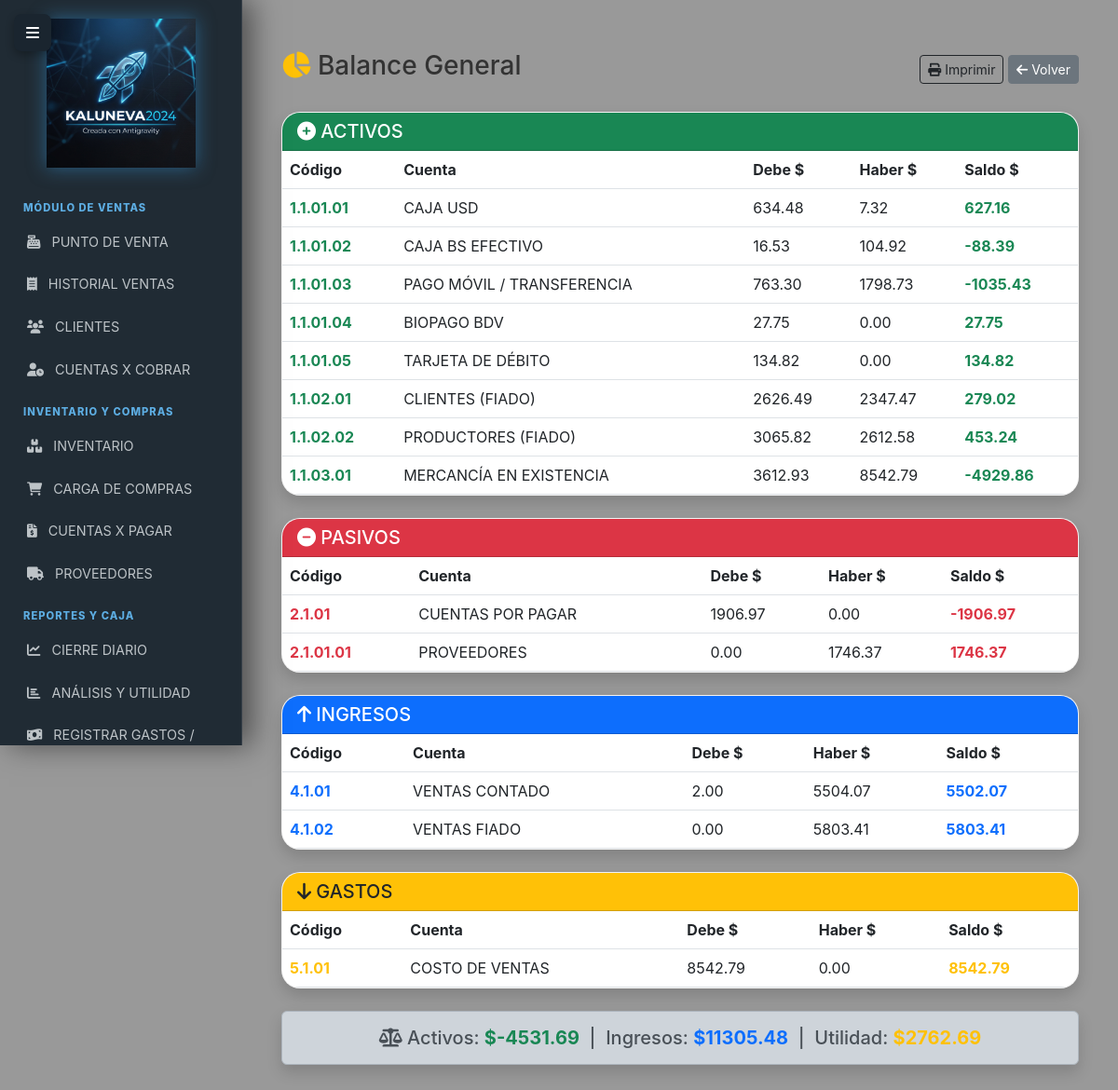
/contabilidad/balance (signed in), run on the app's committed database.
### models.py (models this page shows)
class CuentaContable(db.Model):
    __tablename__ = 'cuentas_contables'
    id = db.Column(db.Integer, primary_key=True)
    codigo = db.Column(db.String(20), unique=True, nullable=False)
    nombre = db.Column(db.String(100), nullable=False)
    tipo = db.Column(db.String(20))
    naturaleza = db.Column(db.String(10))
    es_detalle = db.Column(db.Boolean, default=True)

### routes/contabilidad.py (the view)
@contabilidad_bp.route('/contabilidad/balance')
@login_required
@solo_admin
def balance():
    sembrar_cuentas()
    cuentas = CuentaContable.query.order_by(CuentaContable.codigo).all()
    resumen = []
    for cuenta in cuentas:
        total_debe_usd  = sum((d.debe_usd  for d in cuenta.movimientos), Decimal('0.00'))
        total_haber_usd = sum((d.haber_usd for d in cuenta.movimientos), Decimal('0.00'))
        if cuenta.tipo in ['ACTIVO', 'GASTO']:
            saldo = total_debe_usd - total_haber_usd
        else:  # PASIVO, PATRIMONIO, INGRESO
            saldo = total_haber_usd - total_debe_usd
        if saldo != 0:
            resumen.append({
                'codigo': cuenta.codigo,
                'nombre': cuenta.nombre,
                'tipo':   cuenta.tipo,
                'debe':   total_debe_usd,
                'haber':  total_haber_usd,
                'saldo':  saldo
            })
    return render_template('contabilidad/balance.html', resumen=resumen)

### app.py (called while the page is built)
@login_manager.user_loader
def load_user(user_id):
    user = db.session.get(User, int(user_id))
    if user and not getattr(user, 'activo', True):
        return None
    return user

@app.context_processor
def inject_tasa_actual():
    try:
        hoy = hoy_ve()
        tasa_hoy = TasaBCV.query.filter_by(fecha=hoy).first()
        if tasa_hoy:
            return dict(tasa_actual=tasa_hoy.valor, alerta_tasa=False)
        else:
            ultima = TasaBCV.query.order_by(TasaBCV.fecha.desc()).first()
            valor = ultima.valor if ultima else Decimal('0.00')
            return dict(tasa_actual=valor, alerta_tasa=True)
    except Exception as e:
        log.error(f"Error al inyectar tasa actual: {e}")
        return dict(tasa_actual=Decimal('0.00'), alerta_tasa=True)

### models.py (called while the page is built)
def hoy_ve():
    return datetime.now(pytz.timezone('America/Caracas')).date()

### routes/contabilidad.py (called while the page is built, shortened)
def solo_admin(f):
    @wraps(f)
    def decorated_function(*args, **kwargs):
        if not current_user.is_authenticated:
            flash("⚠️ Debes iniciar sesión primero.", "warning")
            return redirect(url_for('auth.ingresar'))
        if current_user.role not in ['admin', 'supervisor', 'dueno']:
            flash("🚫 No tienes permiso para acceder a contabilidad.", "danger")
            abort(403)
        return f(*args, **kwargs)
    return decorated_function

def sembrar_cuentas(force=False):
    if not force:
        if CuentaContable.query.first():
            return

### templates/contabilidad/balance.html
{% extends 'base.html' %} {% block content %}
<div class="container mt-4">
  <div class="d-flex justify-content-between align-items-center mb-4">
    <h3><i class="fas fa-chart-pie text-warning"></i> Balance General</h3>
    <div>
      <button onclick="window.print()" class="btn btn-outline-dark btn-sm">
        <i class="fas fa-print"></i> Imprimir
      </button>
      <a href="/contabilidad" class="btn btn-secondary btn-sm">
        <i class="fas fa-arrow-left"></i> Volver
      </a>
    </div>
  </div>
  {% if not resumen %}
  <div class="alert alert-info text-center">
    <i class="fas fa-info-circle"></i> No hay movimientos contables registrados
    aún.
  </div>
  {% else %}
  <div class="card shadow mb-4">
    <div class="card-header bg-success text-white">
      <h5 class="mb-0"><i class="fas fa-plus-circle"></i> ACTIVOS</h5>
    </div>
    <div class="card-body p-0">
      <table class="table table-hover mb-0">
        <thead class="thead-light">
          <tr>
            <th>Código</th>
            <th>Cuenta</th>
            <th class="text-right">Debe $</th>
            <th class="text-right">Haber $</th>
            <th class="text-right">Saldo $</th>
          </tr>
        </thead>
        <tbody>
          {% for c in resumen if c.tipo == 'ACTIVO' %}
          <tr>
            <td><strong class="text-success">{{ c.codigo }}</strong></td>
            <td>{{ c.nombre }}</td>
            <td class="text-right">{{ "%.2f"|format(c.debe) }}</td>
            <td class="text-right">{{ "%.2f"|format(c.haber) }}</td>
            <td class="text-right text-success">
              <strong>{{ "%.2f"|format(c.saldo) }}</strong>
            </td>
          </tr>
          {% endfor %}
        </tbody>
      </table>
    </div>
  </div>
  <div class="card shadow mb-4">
    <div class="card-header bg-danger text-white">
      <h5 class="mb-0"><i class="fas fa-minus-circle"></i> PASIVOS</h5>
    </div>
    <div class="card-body p-0">
      <table class="table table-hover mb-0">
        <thead class="thead-light">
          <tr>
            <th>Código</th>
            <th>Cuenta</th>
            <th class="text-right">Debe $</th>
            <th class="text-right">Haber $</th>
            <th class="text-right">Saldo $</th>
          </tr>
        </thead>
        <tbody>
          {% for c in resumen if c.tipo == 'PASIVO' %}
          <tr>
            <td><strong class="text-danger">{{ c.codigo }}</strong></td>
            <td>{{ c.nombre }}</td>
            <td class="text-right">{{ "%.2f"|format(c.debe) }}</td>
            <td class="text-right">{{ "%.2f"|format(c.haber) }}</td>
            <td class="text-right text-danger">
              <strong>{{ "%.2f"|format(c.saldo) }}</strong>
            </td>
          </tr>
          {% endfor %}
        </tbody>
      </table>
    </div>
  </div>
  <div class="card shadow mb-4">
    <div class="card-header bg-primary text-white">
      <h5 class="mb-0"><i class="fas fa-arrow-up"></i> INGRESOS</h5>
    </div>
    <div class="card-body p-0">
      <table class="table table-hover mb-0">
        <thead class="thead-light">
          <tr>
            <th>Código</th>
            <th>Cuenta</th>
            <th class="text-right">Debe $</th>
            <th class="text-right">Haber $</th>
            <th class="text-right">Saldo $</th>
          </tr>
        </thead>
        <tbody>
          {% for c in resumen if c.tipo == 'INGRESO' %}
          <tr>
            <td><strong class="text-primary">{{ c.codigo }}</strong></td>
            <td>{{ c.nombre }}</td>
            <td class="text-right">{{ "%.2f"|format(c.debe) }}</td>
            <td class="text-right">{{ "%.2f"|format(c.haber) }}</td>
            <td class="text-right text-primary">
              <strong>{{ "%.2f"|format(c.saldo) }}</strong>
            </td>
          </tr>
          {% endfor %}
        </tbody>
      </table>
    </div>
  </div>
  <div class="card shadow mb-4">
    <div class="card-header bg-warning text-dark">
      <h5 class="mb-0"><i class="fas fa-arrow-down"></i> GASTOS</h5>
    </div>
    <div class="card-body p-0">
      <table class="table table-hover mb-0">
        <thead class="thead-light">
          <tr>
            <th>Código</th>
            <th>Cuenta</th>
            <th class="text-right">Debe $</th>
            <th class="text-right">Haber $</th>
            <th class="text-right">Saldo $</th>
          </tr>
        </thead>
        <tbody>
          {% for c in resumen if c.tipo == 'GASTO' %}
          <tr>
            <td><strong class="text-warning">{{ c.codigo }}</strong></td>
            <td>{{ c.nombre }}</td>
            <td class="text-right">{{ "%.2f"|format(c.debe) }}</td>
            <td class="text-right">{{ "%.2f"|format(c.haber) }}</td>
            <td class="text-right text-warning">
              <strong>{{ "%.2f"|format(c.saldo) }}</strong>
            </td>
          </tr>
          {% endfor %}
        </tbody>
      </table>
    </div>
  </div>
  {% set total_activos = resumen | selectattr('tipo', 'equalto', 'ACTIVO') |
  sum(attribute='saldo') %} {% set total_ingresos = resumen | selectattr('tipo',
  'equalto', 'INGRESO') | sum(attribute='saldo') %} {% set total_gastos =
  resumen | selectattr('tipo', 'equalto', 'GASTO') | sum(attribute='saldo') %}
  <div class="alert alert-dark shadow text-center">
    <h5 class="mb-0">
      <i class="fas fa-balance-scale"></i>
      Activos:
      <strong class="text-success">${{ "%.2f"|format(total_activos) }}</strong>
      &nbsp;|&nbsp; Ingresos:
      <strong class="text-primary">${{ "%.2f"|format(total_ingresos) }}</strong>
      &nbsp;|&nbsp; Utilidad:
      <strong class="text-warning"
        >${{ "%.2f"|format(total_ingresos - total_gastos) }}</strong
      >
    </h5>
  </div>
  {% endif %}
</div>
{% endblock %}

### templates/base.html (style rules this page uses)
body { background: url('/static/fondo_negocio_jpg.png') no-repeat center center fixed !important; background-size: cover !important; font-family: 'Inter', 'Segoe UI', sans-serif; min-height: 100vh; color: #333; }
body::before { content: ""; position: fixed; top: 0; left: 0; width: 100%; height: 100%; background: rgba(0, 0, 0, 0.4); z-index: -1; }
.card { border: 1px solid rgba(255, 255, 255, 0.2); border-radius: 20px; background: rgba(255, 255, 255, 0.85); backdrop-filter: blur(15px); box-shadow: 0 10px 30px rgba(0, 0, 0, 0.1); overflow: hidden; transition: transform 0.2s; }

### data on the page
CuentaContable: codigo "1.1.01.01", nombre "CAJA USD", debe "634.48", haber "7.32", saldo "627.16"
CuentaContable: codigo "1.1.01.02", nombre "CAJA BS EFECTIVO", debe "16.53", haber "104.92", saldo "-88.39"
CuentaContable: codigo "1.1.01.03", nombre "PAGO MÓVIL / TRANSFERENCIA", debe "763.30", haber "1798.73", saldo "-1035.43"
CuentaContable: codigo "1.1.01.04", nombre "BIOPAGO BDV", debe "27.75", haber "0.00", saldo "27.75"
CuentaContable: codigo "1.1.01.05", nombre "TARJETA DE DÉBITO", debe "134.82", haber "0.00", saldo "134.82"
CuentaContable: codigo "1.1.02.01", nombre "CLIENTES (FIADO)", debe "2626.49", haber "2347.47", saldo "279.02"
CuentaContable: codigo "1.1.02.02", nombre "PRODUCTORES (FIADO)", debe "3065.82", haber "2612.58", saldo "453.24"
CuentaContable: codigo "1.1.03.01", nombre "MERCANCÍA EN EXISTENCIA", debe "3612.93", haber "8542.79", saldo "-4929.86"
CuentaContable: codigo "2.1.01", nombre "CUENTAS POR PAGAR", debe "1906.97", haber "0.00", saldo "-1906.97"
CuentaContable: codigo "2.1.01.01", nombre "PROVEEDORES", debe "0.00", haber "1746.37", saldo "1746.37"
CuentaContable: codigo "4.1.01", nombre "VENTAS CONTADO", debe "2.00", haber "5504.07", saldo "5502.07"
CuentaContable: codigo "4.1.02", nombre "VENTAS FIADO", debe "0.00", haber "5803.41", saldo "5803.41"
CuentaContable: codigo "5.1.01", nombre "COSTO DE VENTAS", debe "8542.79", haber "0.00", saldo "8542.79"

### other printed values
{{ "%.2f"|format(total_activos) }} "-4531.69"
{{ "%.2f"|format(total_ingresos) }} "11305.48"
{{ "%.2f"|format(total_ingresos - total_gastos) }} "2762.69"
